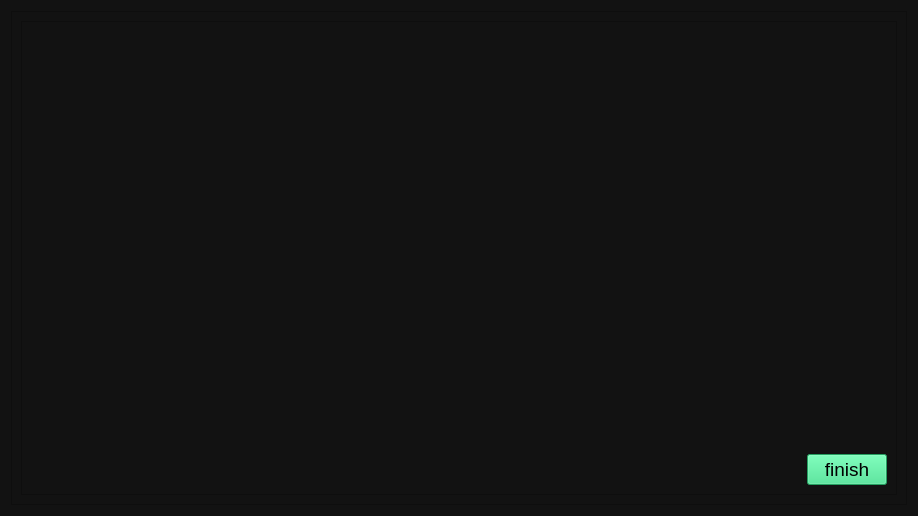
<?xml version="1.0" encoding="UTF-8"?>
<ui version="4.0">
 <class>reviewquiz</class>
 <widget class="QWidget" name="reviewquiz">
  <property name="geometry">
   <rect>
    <x>0</x>
    <y>0</y>
    <width>918</width>
    <height>516</height>
   </rect>
  </property>
  <property name="windowTitle">
   <string>Form</string>
  </property>
  <property name="styleSheet">
   <string notr="true">background: #121212;</string>
  </property>
  <layout class="QGridLayout" name="gridLayout_3">
   <item row="0" column="0">
    <layout class="QHBoxLayout" name="horizontalLayout">
     <item>
      <widget class="QFrame" name="frame">
       <property name="frameShape">
        <enum>QFrame::StyledPanel</enum>
       </property>
       <property name="frameShadow">
        <enum>QFrame::Raised</enum>
       </property>
       <layout class="QGridLayout" name="gridLayout_2">
        <item row="0" column="0">
         <widget class="QScrollArea" name="scrollArea">
          <property name="widgetResizable">
           <bool>true</bool>
          </property>
          <widget class="QWidget" name="scrollAreaWidgetContents">
           <property name="geometry">
            <rect>
             <x>0</x>
             <y>0</y>
             <width>876</width>
             <height>474</height>
            </rect>
           </property>
           <layout class="QGridLayout" name="gridLayout">
            <item row="1" column="0">
             <spacer name="verticalSpacer">
              <property name="orientation">
               <enum>Qt::Vertical</enum>
              </property>
              <property name="sizeHint" stdset="0">
               <size>
                <width>20</width>
                <height>437</height>
               </size>
              </property>
             </spacer>
            </item>
            <item row="0" column="0">
             <layout class="QVBoxLayout" name="questions_layout"/>
            </item>
            <item row="2" column="0">
             <layout class="QHBoxLayout" name="horizontalLayout_2">
              <item>
               <spacer name="horizontalSpacer">
                <property name="orientation">
                 <enum>Qt::Horizontal</enum>
                </property>
                <property name="sizeHint" stdset="0">
                 <size>
                  <width>40</width>
                  <height>20</height>
                 </size>
                </property>
               </spacer>
              </item>
              <item>
               <widget class="QPushButton" name="finishButton">
                <property name="maximumSize">
                 <size>
                  <width>150</width>
                  <height>16777215</height>
                 </size>
                </property>
                <property name="font">
                 <font>
                  <pointsize>14</pointsize>
                 </font>
                </property>
                <property name="styleSheet">
                 <string notr="true">background: #32DE86;
color: black;</string>
                </property>
                <property name="text">
                 <string>finish</string>
                </property>
               </widget>
              </item>
             </layout>
            </item>
           </layout>
          </widget>
         </widget>
        </item>
       </layout>
      </widget>
     </item>
    </layout>
   </item>
  </layout>
 </widget>
 <resources/>
 <connections/>
</ui>
